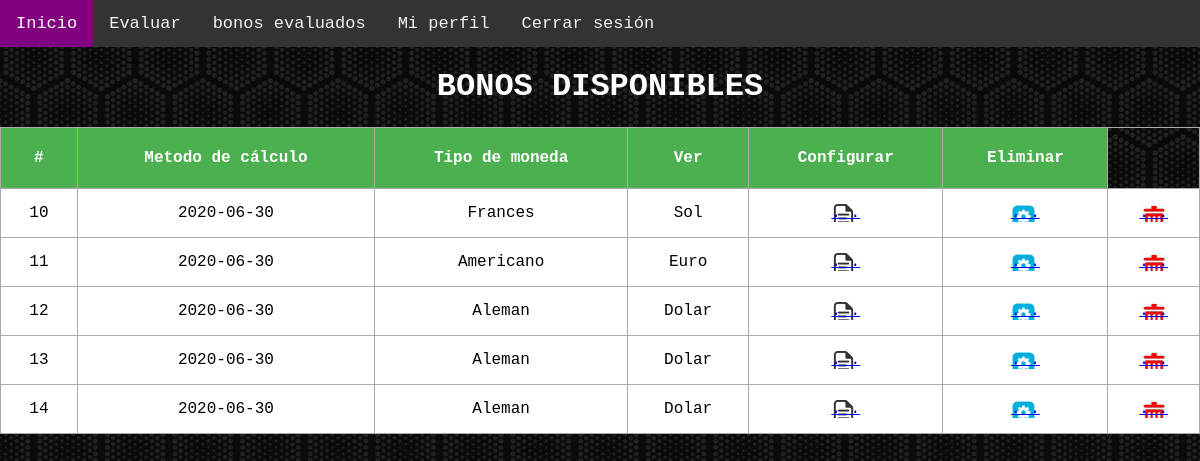
The app's page /emitbons with its own data.
### app.py (models this page shows)
class Bono(db.Model):
    id = db.Column(db.Integer, primary_key=True)
    fcalculo = db.Column(db.DateTime, default=datetime.utcnow)
    mcalculo = db.Column(db.String(20))
    ianual = db.Column(db.Float)
    tmoneda = db.Column(db.String(20))
    vnominal = db.Column(db.Float)
    vcomercial = db.Column(db.Float)
    nanos = db.Column(db.Integer)
    fpago = db.Column(db.String(50))
    dxano = db.Column(db.Integer)
    ttasa = db.Column(db.String(50))
    capi = db.Column(db.String(50))
    pgracia = db.Column(db.String(1000))
    tinteres = db.Column(db.Float)
    tdesc = db.Column(db.Float)
    irenta = db.Column(db.Float)
    femision = db.Column(db.DateTime)
    prima = db.Column(db.Float)
    estruc = db.Column(db.Float)
    coloc = db.Column(db.Float)
    flota = db.Column(db.Float)
    cavali = db.Column(db.Float)
    user_id = db.Column(db.Integer, db.ForeignKey('user.id'),nullable=False)

### app.py (the view)
@app.route('/emitbons',methods=['GET'])
def get_emitbons():
    emisores = User.query.filter_by(rol="Emisor").all()
    totalbonos = []
    for emi in emisores:
        bonos = Bono.query.filter_by(user_id = emi.id).order_by(Bono.fcalculo).all()
        totalbonos = totalbonos + bonos
    return render_template('oldcalcs.html', calculos=totalbonos, confiop=True)

### templates/oldcalcs.html (shortened to what this page needs)
{% extends 'layout.html' %}
{% block content %}
<div class="topnav" id="myTopnav">
    <a href="/home" class="active">Inicio</a>
    {% if current_user.rol=="Emisor" %}
    <a href="/calflujo" role="button">Emitir</a>
    <a href="/oldcalcs" role="button">bonos emitidos</a>
    {% else %}
    <a href="/emitbons" role="button">Evaluar</a>
    <a href="/oldcalcs" role="button">bonos evaluados</a>
    {% endif %}
    <a href="/xcontra" class="am" role="button">Mi perfil</a>
    <a href="/logout" class="am" role="button">Cerrar sesión</a>
  </div>
<div class="content">
    {% if confiop %}
    <h1 style="text-align: center">Bonos disponibles</h1>
    {% endif %}
    {% if calculos|length < 1 %}
    {% if confiop %}
    <h1 style="text-align: center">No hay bonos disponibles</h1>
    {% else %}
    {% if current_user.rol=="Emisor" %}
    <h4 style="text-align: center">No hay bonos emitidos.</h4>
    {% endif %}
    {% if current_user.rol=="Bonista" %}
    <h4 style="text-align: center">No hay bonos evaluados.</h4>
    {% endif %}
    {% endif %}
    {% else %}
    <table>
        <tr>
            <th>#</th>
            <th>Metodo de cálculo</th>
            <th>Tipo de moneda</th>
            <th>Ver</th>
            {% if confiop %}
            <th>Configurar</th>
            {% endif %}
            <th>Eliminar</th>
        </tr>
        {% for calculo in calculos %}
            <tr>
                <td>{{ calculo.id }}</td>
                <td>{{ calculo.fcalculo.date() }}</td>
                <td>{{ calculo.mcalculo }}</td>
                <td>{{ calculo.tmoneda }}</td>
                <td><a class="bver" href="/resultado/{{calculo.id}}">. .</a></td>
                {% if confiop %}
                <td><a class="bcon" href="/configbon/{{calculo.id}}">. .</a></td>
                {% endif %}
                <td><a class="bban" href="/delete/{{calculo.id}}">. .</a></td>
            </tr>
        {% endfor %}
    </table>
    {% endif %}
</div>
{% endblock %}

### templates/layout.html (shortened to what this page needs)
<!DOCTYPE html>
<html lang="en">
<head>
        <link rel="stylesheet" href="https://cdnjs.cloudflare.com/ajax/libs/font-awesome/4.7.0/css/font-awesome.min.css">
</head>
<body>
    {% block content %}{% endblock %}
</body>
</html>

### templates/layout.html (style rules this page uses)
body { margin: 0; font-family: Arial, Helvetica, sans-serif; }
.topnav { overflow: hidden; background-color: #333; }
.topnav a { float: left; display: block; color: #f2f2f2; text-align: center; padding: 14px 16px; text-decoration: none; font-size: 17px; }
.topnav a.active { background-color: purple; color: white; }

### templates/oldcalcs.html (style rules this page uses)
body { background-image: url('/static/img/backg.jpg'); font-family: "Lucida Console", Courier, monospace; text-align: center; }
h1, h2, h3, h4, h5 { color:white; text-transform: uppercase; }
.bver { background: url('/static/img/view.png') no-repeat; }
.bban { background: url('/static/img/delete.png') no-repeat; }
.bcon { background: url('/static/img/confi.png') no-repeat; }
table, td, th { border: 1px solid #aaa; }
table { border-collapse: collapse; width: 100%; }
th { background-color: #4CAF50; color: white; padding: 15px; height: 30px; }
td { text-align: center; padding: 15px; }
tr { background-color:white; }

### records on screen
Bono: id "10", fcalculo "2020-06-30", mcalculo "Frances", tmoneda "Sol"
Bono: id "11", fcalculo "2020-06-30", mcalculo "Americano", tmoneda "Euro"
Bono: id "12", fcalculo "2020-06-30", mcalculo "Aleman", tmoneda "Dolar"
Bono: id "13", fcalculo "2020-06-30", mcalculo "Aleman", tmoneda "Dolar"
Bono: id "14", fcalculo "2020-06-30", mcalculo "Aleman", tmoneda "Dolar"
